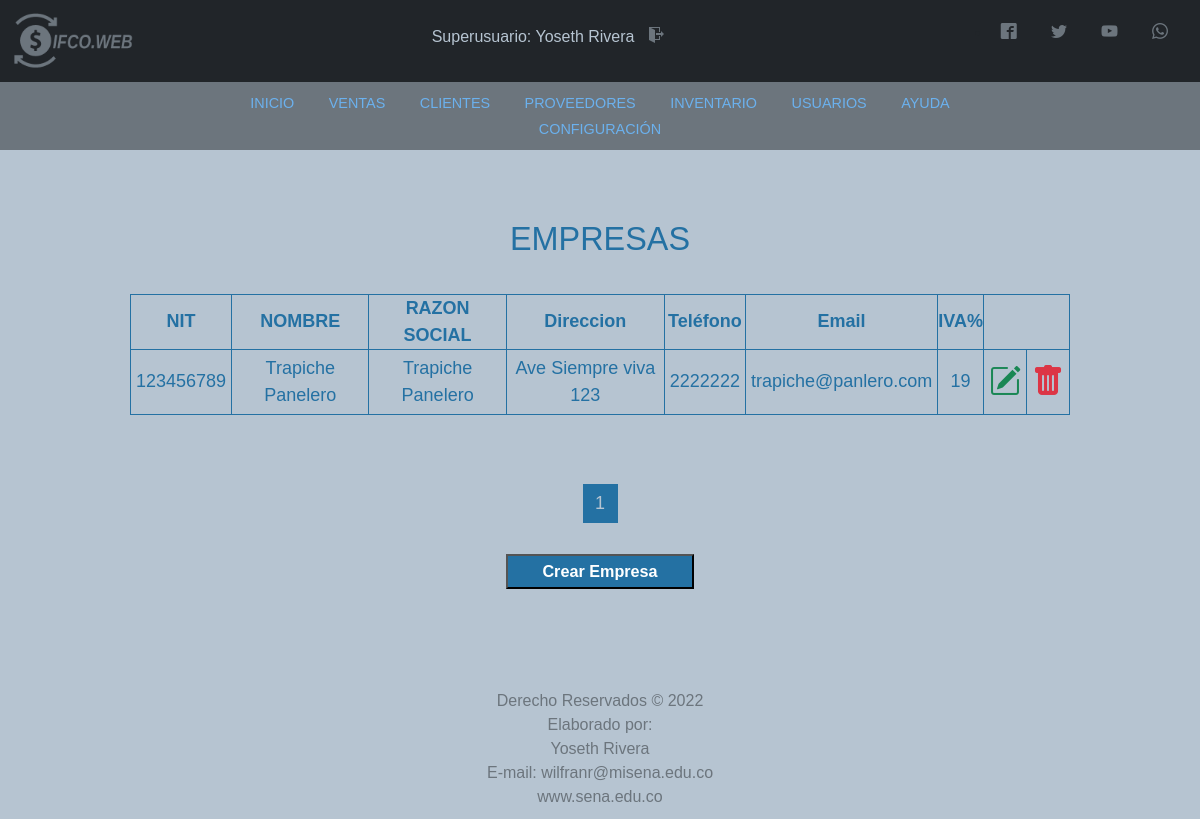
/Vista/html/configuracion.php (signed in), run on the app's committed database.
### tables this page shows
CREATE TABLE `usuario` (
  `codUsuario` int(11) NOT NULL,
  `id` varchar(20) DEFAULT NULL,
  `tipoId` varchar(11) DEFAULT NULL,
  `nombre` varchar(50) DEFAULT NULL,
  `direccion` text NOT NULL,
  `telefono` varchar(20) NOT NULL,
  `correo` varchar(100) DEFAULT NULL,
  `usuario` varchar(15) DEFAULT NULL,
  `clave` varchar(100) DEFAULT NULL,
  `rol` varchar(20) DEFAULT NULL
);

CREATE TABLE `configuracion` (
  `id` int(3) NOT NULL,
  `nit` int(11) NOT NULL,
  `nombre` varchar(250) NOT NULL,
  `razon_social` varchar(250) NOT NULL,
  `telefono` varchar(50) NOT NULL,
  `email` varchar(50) NOT NULL,
  `direccion` varchar(250) NOT NULL,
  `iva` int(11) NOT NULL
);

### Vista/html/configuracion.php (the view, shortened to what this page needs)
<?php
    include '../../includes/conexion.php';
    include '../../includes/header.php';
    include '../../includes/script.php';
    if ($_SESSION['rol'] == 'Superusuario') {
    include '../../includes/nav.php';
?>
    <!DOCTYPE html>
    <html lang="es">
    <head>
        <link rel="stylesheet" href="estilos.css">
        <link rel="stylesheet" href="font.css">
    </head>
    <body>
        <div class="container-tabla-usuarios">
            <h1>EMPRESAS</h1><br>
            <table class="tabla-usuarios">
                <th>NIT</th>
                <th>NOMBRE</th>
                <th>RAZON SOCIAL</th>
                <th>Direccion</th>
                <th>Teléfono</th>
                <th>Email</th>
                <th>IVA%</th>
                <?php
                $sql_register = mysqli_query($conexion, "SELECT COUNT(*) as total_registro FROM configuracion");
                $result_register = mysqli_fetch_array($sql_register);
                $total_registro = $result_register['total_registro'];
                $por_pagina = 5;
                if (empty($_GET['pagina'])) {
                    $pagina = 1;
                } else {
                    $pagina = $_GET['pagina'];
                }
                $desde = ($pagina - 1) * $por_pagina;
                $total_paginas = ceil($total_registro / $por_pagina);
                $sentence = "SELECT * FROM configuracion ORDER BY nombre LIMIT $desde, $por_pagina";
                $result = $conexion->query($sentence) or die("Error al consultar: " . mysqli_error($conexion));
                while ($rows = $result->fetch_assoc()) {
                ?>
                    <tr>
                        <td><?php echo $rows['nit'] ?></td>
                        <td><?php echo $rows['nombre'] ?></td>
                        <td><?php echo $rows['razon_social'] ?></td>
                        <td><?php echo $rows['direccion'] ?></td>
                        <td><?php echo $rows['telefono'] ?></td>
                        <td><?php echo $rows['email'] ?></td>
                        <td><?php echo $rows['iva'] ?></td>
                        <td><a href="modify_config.php?usr=<?php echo $rows['id'] ?>"><i class="bi bi-pencil-square" style="font-size: 2rem; color: #198754;"></i></a></td>
                        <td><a href="#" onclick="DeleteEmpresa()"><i class="bi bi-trash-fill" style="font-size: 2rem; color: #dc3545;"></i></a>
                    </tr>
                <?php
                }
                ?>
            </table><br><br>
            <div class="paginador">
                <ul>
                    <?php
                    for ($i = 1; $i <= $total_paginas; $i++) {
                        if ($i == $pagina) {
                            echo '<li class="pageSelected" >' . $i . '</li>';
                        } else {
                            echo '<li><a href="?pagina=' . $i . '">' . $i . '</a></li>';
                        }
                    }
                    ?>
                </ul>
            </div>
            <a href="new_empresa.php"><input class="btn-crear" type="button" value="Crear Empresa"></a>
        </div>
    </body>
<?php include '../../includes/footer.php';
} else {
    echo '<script>
            UserNoAccess()
        </script>';
}
?>
    </html>

### includes/header.php (shortened to what this page needs)
<?php
include 'conexion.php';
$id = $_SESSION['id'];
$sentence = "SELECT nombre, rol, codUsuario FROM usuario WHERE id = '" . $id . "' ";
$result = $conexion->query($sentence);
$row = $result->fetch_assoc();
?>
<!DOCTYPE html>
<html lang="es">
<head>
    <link rel="stylesheet" href="../css/estilos.css">
    <link rel="stylesheet" href="../../font.css">
</head>
<body>
    <nav class="navbar navbar-dark bg-dark">
        <div class="container-fluid">
            <a class="navbar-brand" href="panel_principal.php"><img src="../img/LOGO_gris.png" alt="logo" width="130px"></a>
            <h4 id="user">
                <?php
                echo utf8_decode($row['rol']);
                echo ": ";
                echo utf8_decode($row['nombre']);
                ?>
                <a href="../../Controlador/exit.php" class="icon-salir icon-exit"></a>
            </h4>
            <div class="redes">
                <ul>
                    <li>
                        <a href="https://es-es.facebook.com/" class="icon icon-facebook2" target="blank"></a>
                        <a href="https://twitter.com/" class="icon icon-twitter" target="blank"></a>
                        <a href="https://www.youtube.com/" class="icon icon-youtube" target="blank"></a>
                        <a href="https://www.whatsapp.com" class="icon icon-whatsapp" target="blank"></a>
                    </li>
                </ul>
            </div>
        </div>
    </nav>
</body>
</html>

### Vista/css/estilos.css (style rules this page uses)
* { margin: 0; padding: 0; }
body { background-color: #b6c4d1 !important; font-family: Zona Pro, Sans-Serif; }
#user { color: #b6c4d1; font-size: medium; }
.icon { color: #6c757d; text-decoration: none; padding: 10px; margin-right: 10px; }
.icon-salir { color: #6c757d; text-decoration: none; padding: 10px; margin-right: 10px; }
.container-tabla-usuarios { display: block; padding: 10px; margin-left: 10%; margin-top: 5%; width: 80%; text-align: center; font-size: large; }
.container-tabla-usuarios h1 { color: #2471A3; font-size: 1.8em; }
.tabla-usuarios { width: 100%; height: 100%; color: #2471A3; border: solid #2471A3 1px; }
.tabla-usuarios tr th { border: solid #2471A3 1px; }
.tabla-usuarios td { border: solid #2471A3 1px; height: 20px; padding: 5px; }
.btn-crear { width: 20%; height: 2.2em; background-color: #2471A3; color: white; font-size: 0.9em; cursor: pointer; font-weight: bold; }
.paginador ul { padding: 15px; list-style: none; display: flex; justify-content: center; }
.paginador a, .pageSelected { color: #2471A3; border: solid #2471A3 1px; padding: 5px; display: inline-block; text-align: center; width: 35px; text-decoration: none; }
.pageSelected { background-color: #2471A3; color: #b6c4d1; }

### data on the page
usuario: rol "Superusuario", nombre "Yoseth Rivera"
configuracion: nit "123456789", nombre "Trapiche Panelero", razon_social "Trapiche Panelero", direccion "Ave Siempre viva 123", telefono "2222222", email "trapiche@panlero.com", iva "19"
